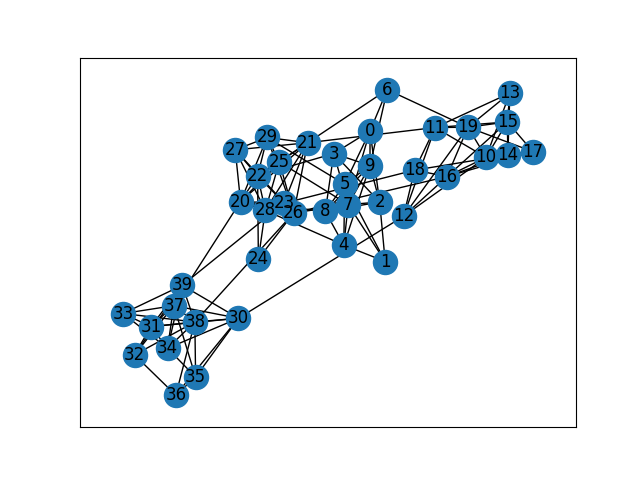

Write Python code to recreate this figure.
#venv-data
import partition_networkx
import matplotlib.pyplot as plt
import networkx as nx
import networkx.algorithms.community as nx_comm
from networkx.algorithms.community.quality import modularity
import numpy as np
import community as community_louvain

## Community detection

colors = ['red', 'blue', 'green', 'orange']
l = 4 # number of groups
k = 10 # number of nodes per group
p_in = 0.7 # intra-group probability of connection
p_out = 0.03 # between-group probability of connection
G = nx.generators.planted_partition_graph(l, k, p_in, p_out)
nx.draw_networkx(G)
plt.show()

gt_part = [set(range(k * i, k * (i + 1))) for i in range(l)]
pos = nx.spring_layout(G, seed=42)

for i, part in enumerate(gt_part):
    nx.draw_networkx_nodes(G, pos, nodelist=list(part), node_color=colors[i], label=f"Community {i+1}")

nx.draw_networkx_edges(G, pos)
nx.draw_networkx_labels(G, pos, font_size=8)
plt.show()

def my_modularity(G, communities, k):
    n = G.number_of_nodes()
    m = G.number_of_edges()
    Q = 0.0
    if m == 0:
        return 0
    for i in range(n): 
        for j in range(n):
            ci = i // k
            cj = j // k
            e = 1 if G.has_edge(i, j) else 0
            a_i = 1 if i in communities[ci] else 0
            ki = G.degree(i)
            kj = G.degree(j)
            Q += (a_i - (ki * kj) / (2*m))
    return Q / (2 * m)

# Calculate modularity using my_modularity
my_mod = my_modularity(G, gt_part, k)
print(f"My Modularity: {my_mod}")


p_out_values = np.linspace(0.01, 0.1, 10)
modularity_values = []

for p_out in p_out_values:
    G_temp = nx.planted_partition_graph(l, k, 0.8, p_out)
    gt_part_temp = [set(range(k * i, k * (i + 1))) for i in range(l)]
    modularity_values.append(modularity(G_temp, gt_part_temp))

plt.plot(p_out_values, modularity_values, marker='o')
plt.xlabel("Inter-group Probability (p_out)")
plt.ylabel("Modularity")
plt.title("Modularity vs p_out")
plt.show()


def detect_communities_louvain(G):
    partition = community_louvain.best_partition(G)
    return partition

partition = detect_communities_louvain(G)
print(partition)

colors = [partition[node] for node in G.nodes()]
nx.draw(G, pos, node_color=colors, with_labels=True, cmap=plt.cm.jet)
plt.title("Louvain Method - Community Detection")
plt.show()

mod_louvain = []
mod_gt = []

for p_out in p_out_values:
    G_temp = nx.planted_partition_graph(l, k, 0.8, p_out)
    gt_part_temp = [set(range(k * i, k * (i + 1))) for i in range(l)]

    # Louvain modularity
    partition = community_louvain.best_partition(G_temp)
    louvain_communities = [set([node for node in partition if partition[node] == c]) for c in set(partition.values())]
    mod_louvain.append(modularity(G_temp, louvain_communities))
    
    mod_gt.append(modularity(G_temp, gt_part_temp))

plt.plot(p_out_values, mod_gt, label="Ground Truth", marker='o')
plt.plot(p_out_values, mod_louvain, label="Louvain", marker='x')
plt.xlabel("Inter-group Probability (p_out)")
plt.ylabel("Modularity")
plt.title("Comparison of Modularity")
plt.legend()
plt.show()
